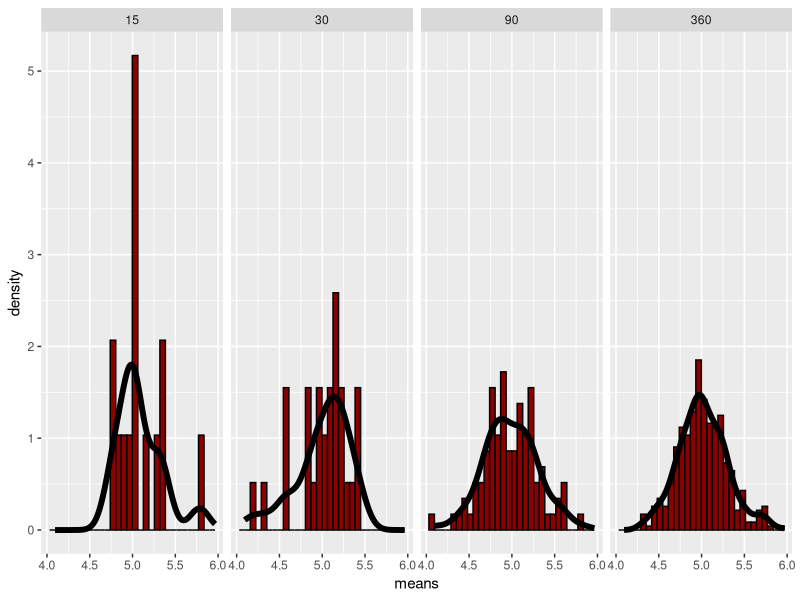

Recreate this plot in R.
## ---- chunk 1
library(ggplot2)
library(reshape2)

df <- 5 # Degrees of Freedom for Chi-squared distribution
n <- c(15, 30, 90, 360) # number of samples
sample <- 100 # each sample size

data <- sapply(1:length(n), function(ni){
    size <- n[ni]
    sapply(1:size, function(i){
        draw <- rchisq(sample, df=df)
        mean(draw)
    })
})

names(data) <- n
df <- melt(data)
names(df) <- c("means", "size")
df$fac <- factor(df$size, levels=n)

g <- ggplot(data=df, aes(x=means)) + 
  geom_histogram(fill="red4", color="black", aes(y =..density..)) + 
  geom_density(colour="black", size=2) +
  facet_grid(.~fac) +
  theme(legend.position="none")
g
